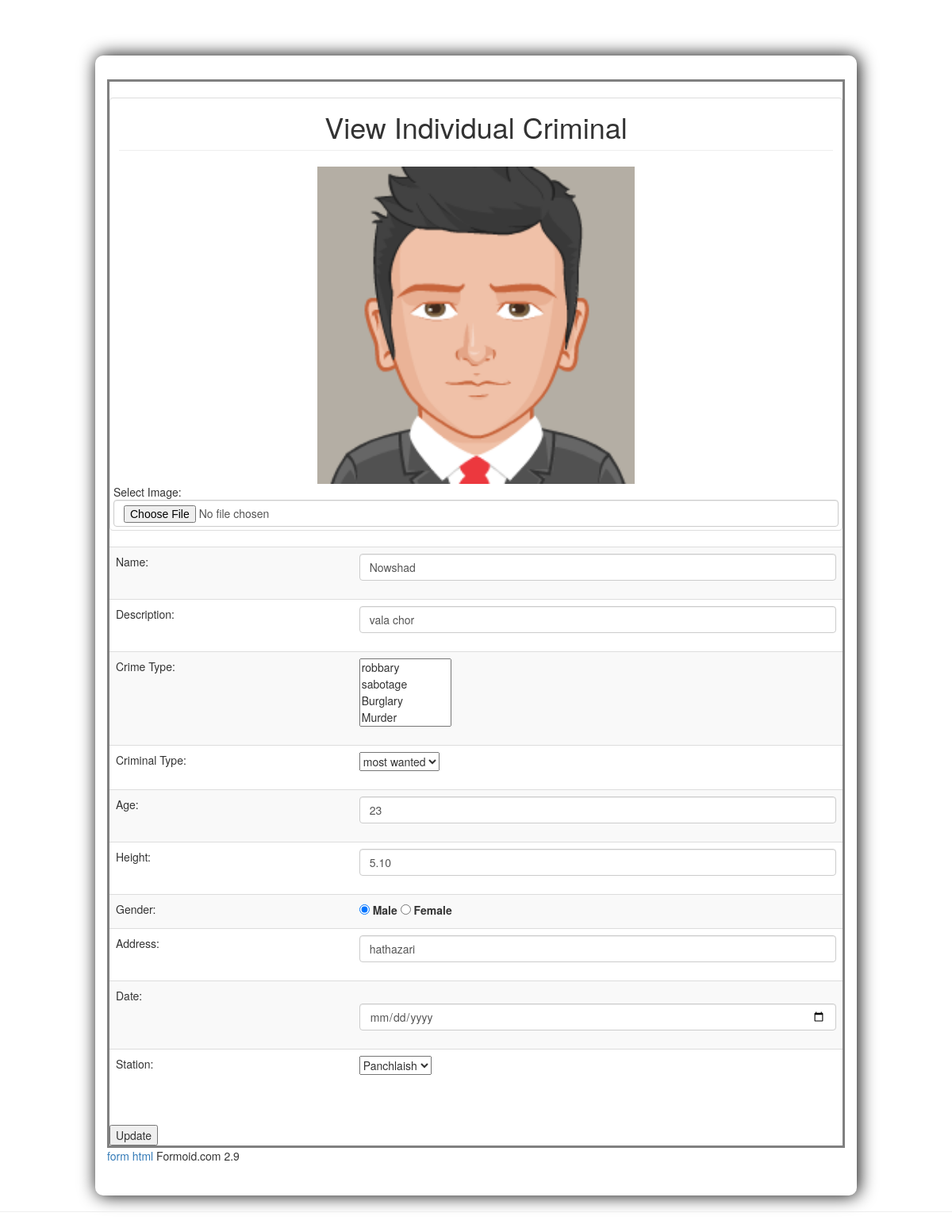
The page /views/criminal_info/criminal_edit.php?id=25 on the database its author committed.
### tables this page shows
CREATE TABLE `criminal_info` (
  `c_id` int(11) NOT NULL,
  `name` varchar(255) NOT NULL,
  `crime_type` varchar(255) NOT NULL,
  `c_t_type` varchar(255) NOT NULL,
  `age` int(11) NOT NULL,
  `height` varchar(20) NOT NULL,
  `description` varchar(255) NOT NULL,
  `gender` varchar(20) NOT NULL,
  `address` varchar(255) NOT NULL,
  `station_id` int(11) NOT NULL,
  `release_date` date NOT NULL,
  `image` varchar(255) NOT NULL
);

### src/Controller/CriminalInfo (2).php (called while the page is built, shortened)
<?php
class CriminalInfo extends DB
{
    public $id = "";
    public function prepare($data = Array())
    {
        if (array_key_exists('id', $data)) {
            $this->id = $data['id'];
        }
        return $this;
    }
    public function view(){
        $query="SELECT * FROM `criminal_info` LEFT JOIN police_station  ON criminal_info.station_id=police_station.station_id WHERE `c_id`=".$this->id;
        $result= mysqli_query($this->conn,$query);
        $row= mysqli_fetch_object($result);
        return $row;
    }
}

### src/Model/Database.php (called while the page is built, shortened)
<?php
class Database{
    public function __construct()
    {
        $this->conn=mysqli_connect("localhost","root","","criminaldb") or die('Database connection failed');
    }
}

### src/Controller/CrimeType.php (called while the page is built, shortened)
<?php
class CrimeType extends DB
{
    public function index(){
        $_allCrime= array();
        $query="SELECT * FROM `crimetable`";
        $result= mysqli_query($this->conn,$query);
        while($row=mysqli_fetch_object($result)){
            $_allCrime[]=$row;
        }
        return $_allCrime;
    }
}

### src/Controller/CriminalType.php (called while the page is built, shortened)
<?php
class CriminalType extends DB
{
    public function index()
    {
        $_allCrime = array();
        $query = "SELECT * FROM `criminaltable`";
        $result = mysqli_query($this->conn, $query);
        while ($row = mysqli_fetch_object($result)) {
            $_allCrime[] = $row;
        }
        return $_allCrime;
    }
}

### src/Controller/RegAdmin.php (called while the page is built, shortened)
<?php
class RegAdmin extends DB
{
    public function indexstation()
    {
        $_allCrime = array();
        $query = "SELECT * FROM `police_station`";
        $result = mysqli_query($this->conn, $query);
        while ($row = mysqli_fetch_object($result)) {
            $_allCrime[] = $row;
        }
        return $_allCrime;
    }
}

### views/criminal_info/criminal_edit.php (the view, shortened to what this page needs)
<?php
$mp = new CriminalInfo();
$singleView = $mp->prepare($_GET)->view();
$_crimetype=new CrimeType();
$allCrimeType=$_crimetype->index();
$_criminaltype=new CriminalType();
$allCriminalType=$_criminaltype->index();
$station=new RegAdmin();
$all_station=$station->indexstation();
?>
<!DOCTYPE html>
<html lang="en">
<head>
    <link rel="stylesheet" href="http://maxcdn.bootstrapcdn.com/bootstrap/3.3.6/css/bootstrap.min.css">
    <link rel="stylesheet" type="text/css" href="../../Resources/bootstrap/css/bootstrap.css">
    <link rel="stylesheet" type="text/css" href="../../Resources/css/one-page-wonder.css">
    <link rel="stylesheet" type="text/css" href="../../Resources/bootstrap/js/bootstrap.js">
</head>
<body>
<br>
<div class="view">
    <div class="row" >
        <div class="col-lg-12">
            <h1 class="page-header" align="center">View Individual Criminal</h1>
        </div>
        <div class="table-bordered" style="border: solid gray">
            <br>
            <form role="form" action="update.php" method="post" enctype="multipart/form-data">
                <div class="thumbnail">
                    <img class="img-responsive" src="../../Resources/images/criminals/<?php echo $singleView->image?>" alt="" height="300px" width="400px">
                    <level>Select Image:</level><buttn><input type="file" class="input-group-lg form-control" id="pwd" name="image"></buttn>
                </div>
                <table class="table table-striped">
                    <tbody>
                    <tr><td>Name:</td><td>
                            <div class="form-group">
                                <input type="text" class="form-control" id="usr" name="name" value="<?php echo $singleView->name?>">
                            </div>
                        </td></tr>
                    <tr><td>Description:</td><td>
                            <div class="form-group">
                                <input type="text" class="form-control" id="des" name="description" value="<?php echo $singleView->description?>">
                            </div>
                        </td></tr>
                    <tr><td>Crime Type:</td><td>
                            <div class="form-group">
                                <select data-no-selected="Nothing selected" name="multiple[]" multiple="multiple" >
                                    <?php
                                    foreach($allCrimeType as $crime_type){
                                        ?>
                                        <option value="<?php echo $crime_type->crime_type ?>"<?php if($crime_type->crime_type==$singleView->crime_type)echo "selected";?>><?php echo $crime_type->crime_type?></option>
                                    <?php } ?> </select>
                            </div>
                        </td></tr>
                    <tr><td>Criminal Type:</td><td>
                            <div class="form-group">
                                <select data-no-selected="Nothing selected" name="criminal" \ >
                                    <?php
                                    foreach($allCriminalType as $criminalType){
                                        ?>
                                        <option value="<?php echo $criminalType->c_t_type ?>"<?php if($criminalType->c_t_type==$singleView->crime_type)echo "selected";?>><?php echo $criminalType->c_t_type?></option>
                                    <?php } ?> </select>
                            </div>
                        </td></tr>
                    <tr><td>Age:</td><td>
                            <div class="form-group">
                                <input type="text" class="form-control" id="age" name="age" value="<?php echo $singleView->age?>">
                            </div>
                        </td></tr>
                    <tr><td>Height:</td><td>
                            <div class="form-group">
                                <input type="text" class="form-control" id="height" name="height" value="<?php echo $singleView->height?>">
                            </div>
                        </td></tr>
                    <tr><td>Gender:</td><td>
                            <div class="column column1"><label>
                                    <input type="radio" name="gender" value="Male" value="Male" name="gender" <?php if($singleView->gender==="Male")echo "checked";  ?> />
                                    <span>Male</span></label>
                                <label><input type="radio" name="gender" value="Female" <?php if($singleView->gender==="Female")echo "checked";  ?>  />
                                    <span>Female</span></label>
                            </div><span class="clearfix"></span>
                        </td></tr>
                    <tr><td>Address:</td><td>
                            <div class="form-group">
                                <input type="text" class="form-control" id="address" name="address" value="<?php echo $singleView->address?>">
                            </div>
                        </td></tr>
                    <tr><td>Date:</td><td>
                            <div class="form-group">
                                <div class="element-date"><div class="item-cont">
                                        <input type="date" name="date" data-format="yyyy-mm-dd" class="form-control" id="date" value="<?php echo $singleView->release_date ?>" />
                                    </div>
                        </td></tr>
                    <tr><td>Station:</td><td>
                            <div class="form-group">
                                <select name="station_id" >
                                    <?php
                                    foreach($all_station as $p_station){
                                        ?>
                                        <option value="<?php echo $p_station->station_id ?>" <?php if($p_station->station_name==$singleView->station_name)echo "selected" ?>><?php echo $p_station->station_name ?></option>
                                    <?php }?></select>
                            </div>
                        </td></tr>
                    </tbody>
                </table>
                <div>
                    <input type="submit" value="Update">
                </div>
            </form>
        </div>
        <p class="frmd"><a href="http://formoid.com/v29.php">form html</a> Formoid.com 2.9</p><script type="text/javascript" src="../../Resources/formoid_files/formoid1/formoid-solid-blue.js"></script>
    </div>
</div>
<hr>
</body>
</html>

### Resources/css/one-page-wonder.css (style rules this page uses)
body { margin-top: 50px; }
.view { background-color:white; width: 80%; border-radius:10px; box-shadow:2px 0 22px black; margin:auto; padding:30px; }

### rows shown on the page
criminal_info: image (picture), name "Nowshad", description "vala chor", age "23", height "5.10", gender "☑ Male", gender "☐ Female", address "hathazari"

### other values the page prints
form field criminal "most wanted"
form field station_id "Panchlaish"
